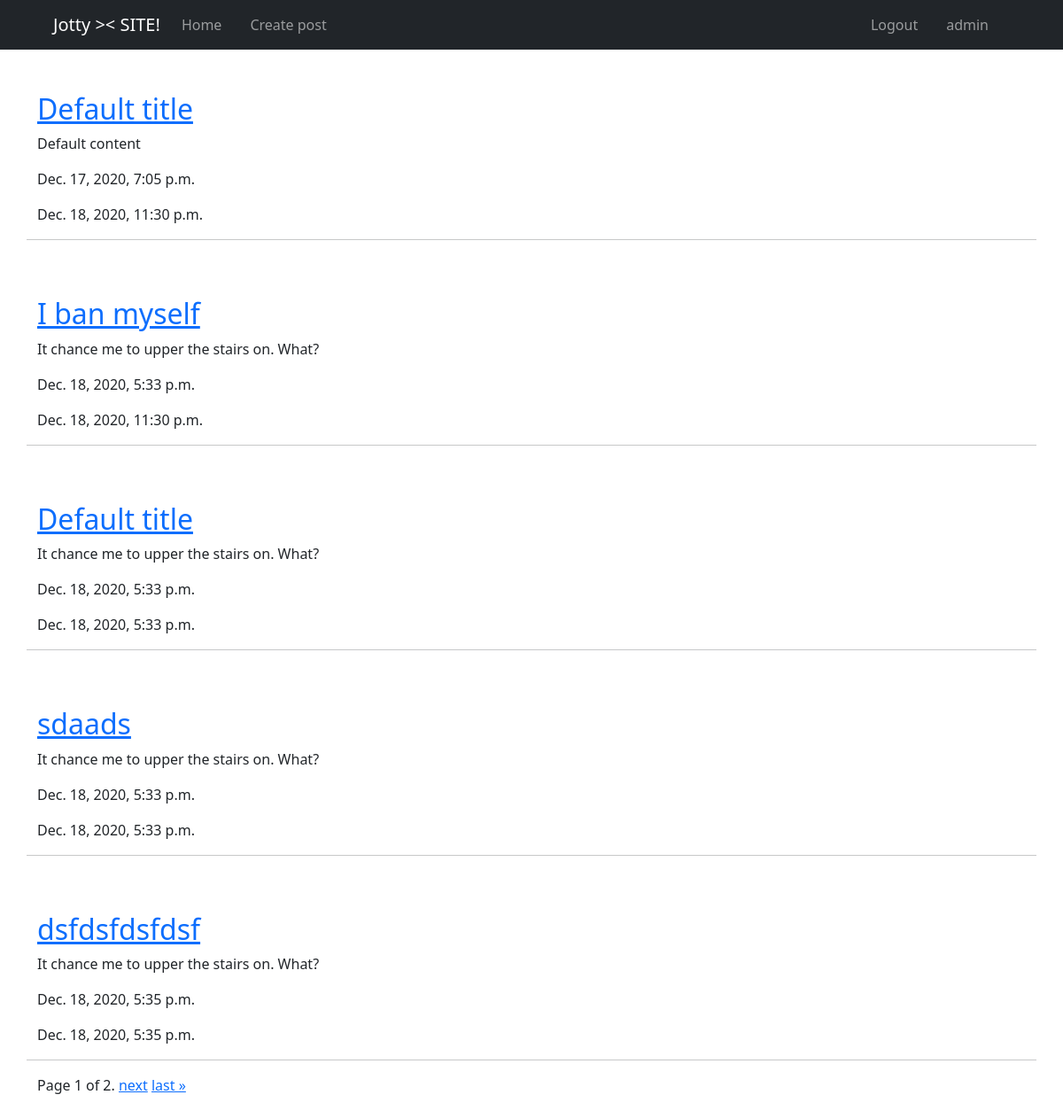
/all/ (signed in), run on the app's committed database.
### blog/models.py (models this page shows, shortened)
class Post(models.Model):
    title = models.CharField(
        max_length=255, default="Default title"
    )
    content = models.TextField(default="Default content")
    created_at = models.DateTimeField(auto_now_add=True)
    updated_at = models.DateTimeField(auto_now=True)
    views = models.IntegerField(default=0)
    is_published = models.BooleanField(default=False)
    author = models.ForeignKey(
        User,
        on_delete=models.SET_NULL,
        unique=False,
        null=True,
        default=None
    )
    class Meta:
        verbose_name = "Пост"
        verbose_name_plural = "Посты"
    def get_absolute_url(self):
        return f"/{self.id}"

### blog/views.py (the view)
# urls.py: path('all/', ListPost.as_view(), name="list"),
class ListPost(ListView):
    paginate_by = 5
    template_name = "blog/list.html"
    model = Post
    def get_queryset(self):
        return super(ListPost, self).get_queryset().filter(is_published=True)

### templates/blog/list.html (shortened to what this page needs)
{% extends 'base.html' %}
{% block content %}
    <div class="container">
        {% for post in object_list %}
        <div class="row mt-5">
            <h2><a href="{{ post.get_absolute_url }}">{{ post.title }}</a></h2>
            <p>{{ post.content }}</p>
            <p>{{ post.created_at }}</p>
            <p>{{ post.updated_at }}</p>
            <hr>
        </div>
        {% endfor %}
        <div class="pagination" style="margin-bottom:25px">
            <span class="step-links">
                <span class="current">
                    Page {{ page_obj.number }} of {{ page_obj.paginator.num_pages }}.
                </span>
                {% if page_obj.has_next %}
                    <a href="?page={{ page_obj.next_page_number }}">next</a>
                    <a href="?page={{ page_obj.paginator.num_pages }}">last &raquo;</a>
                {% endif %}
            </span>
        </div>
    </div>
{% endblock %}

### templates/base.html (shortened to what this page needs)
<!doctype html>
<html lang="en">
<head>
    <link href="https://cdn.jsdelivr.net/npm/bootstrap@5.0.0-beta1/dist/css/bootstrap.min.css" rel="stylesheet">
</head>
<body>
    <nav class="navbar navbar-expand-lg navbar-dark bg-dark px-5">
        <div class="collapse navbar-collapse d-flex container" id="navbarSupportedContent">
            <a href="{% url 'blog:list' %}" class="navbar-brand d-flex flex-row">Jotty >< SITE!</a>
            <ul class="navbar-nav mr-auto" style="flex-direction: row; flex: 1;">
                <li class="nav-item active">
                    <a class="nav-link {% if not request.user.is_authenticated %} px-4 {% endif %}" href="{% url 'blog:list' %}">Home</a>
                </li>
                {% if request.user.is_authenticated %}
                <li class="nav-item active">
                    <a class="nav-link px-4" href="{% url 'blog:create' %}">Create post</a>
                </li>
                {% endif %}
            </ul>
            <ul class="navbar-nav mr-auto d-flex" style="flex-direction: row-reverse;">
                {% if request.user.is_authenticated %}
                    <li class="nav-item active"><span class="nav-link px-4">{{ request.user.username }}</span></li>
                    <li class="nav-item active">
                        <a href="{% url 'accounts:logout' %}" class="nav-link">Logout</a>
                    </li>
                {% endif %}
            </ul>
        </div>
    </nav>
    {% block content %}
    {% endblock %}
</body>
</html>

### data on the page
Post: title "Default title", content "Default content", created_at "Dec. 17, 2020, 7:05 p.m.", updated_at "Dec. 18, 2020, 11:30 p.m."
Post: title "I ban myself", content "It chance me to upper the stairs on. What?", created_at "Dec. 18, 2020, 5:33 p.m.", updated_at "Dec. 18, 2020, 11:30 p.m."
Post: title "Default title", content "It chance me to upper the stairs on. What?", created_at "Dec. 18, 2020, 5:33 p.m.", updated_at "Dec. 18, 2020, 5:33 p.m."
Post: title "sdaads", content "It chance me to upper the stairs on. What?", created_at "Dec. 18, 2020, 5:33 p.m.", updated_at "Dec. 18, 2020, 5:33 p.m."
Post: title "dsfdsfdsfdsf", content "It chance me to upper the stairs on. What?", created_at "Dec. 18, 2020, 5:35 p.m.", updated_at "Dec. 18, 2020, 5:35 p.m."

### other printed values
{{ request.user.username }} "admin"
{{ page_obj.number }} "1"
{{ page_obj.paginator.num_pages }} "2"
